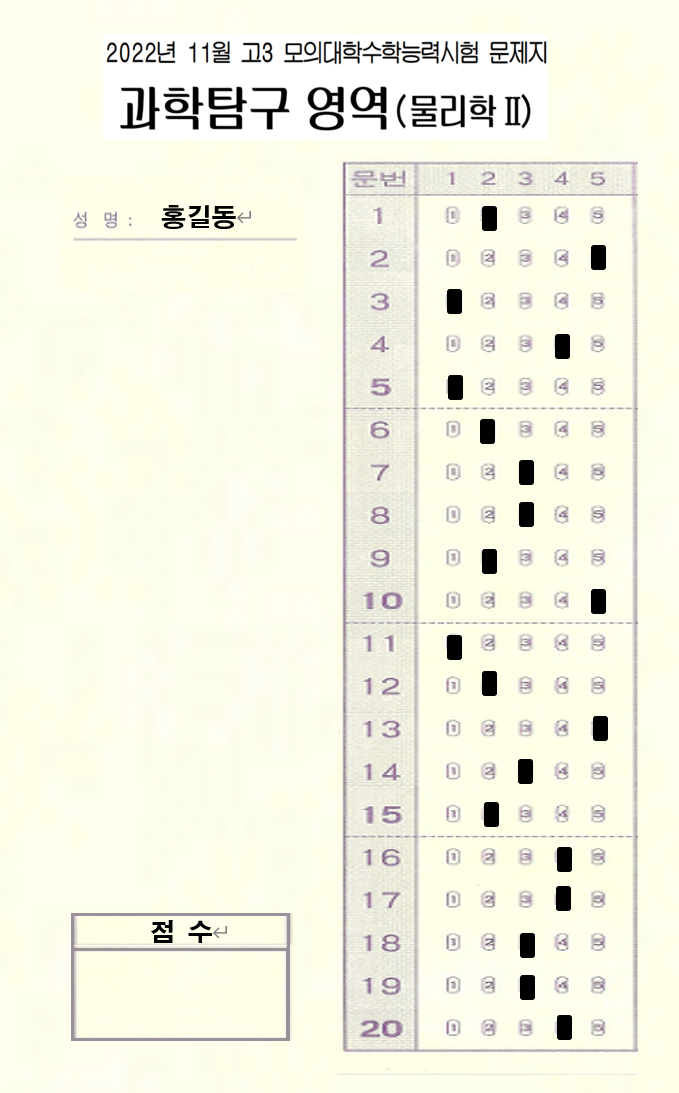
#> input picture omr.png, 679 x 1093 px
$ python main.py
#> lines starting #> are read from the running program, lines starting #| are printed output that depends on the picture; after the words box and inside, x2 and y2 are one past the last pixel; in counts of white or black regions, pixels touching at a corner belong together
### OCR_tesseract.py
import pytesseract
import cv2

def OCR_tesseract():
    config = ('-l kor+eng --oem 3 --psm 4')
    img = cv2.imread('./omr.png', cv2.IMREAD_GRAYSCALE)
#> img: shape (1093, 679); min 0, max 255, mean 241.5
    print('<Test Title>')

    #omr_testName_gray = cv2.imread('./omr.png', cv2.COLOR_BGR2GRAY)
    omr_testName_gray = img[0:160, 0:700]
    omr_testName_gray=cv2.resize(omr_testName_gray,dsize=(0,0),fx=2.5,fy=2.5,interpolation=cv2.INTER_AREA)
#> omr_testName_gray: shape (400, 1698)
    cv2.imshow("testName", omr_testName_gray)
    testName = pytesseract.image_to_string(omr_testName_gray, config=config)
    print(testName)
    print('<Name>')

    omr_name = img[180:250, 135:320]
    omr_name=cv2.resize(omr_name,dsize=(0,0),fx=2.5,fy=2.5,interpolation=cv2.INTER_AREA)
    cv2.imshow("Name", omr_name)
    name = pytesseract.image_to_string(omr_name, config=config)
    print(name)

    # cv2.waitKey()

### utils.py
import cv2
import numpy as np

## TO STACK ALL THE IMAGES IN ONE WINDOW
# [35 lines left out: function stackImages, not called in this run]


def reorder(myPoints):

    myPoints = myPoints.reshape((4, 2)) # REMOVE EXTRA BRACKET
    myPointsNew = np.zeros((4, 1, 2), np.int32) # NEW MATRIX WITH ARRANGED POINTS
    add = myPoints.sum(1)
    myPointsNew[0] = myPoints[np.argmin(add)]  #[0,0]
    myPointsNew[3] =myPoints[np.argmax(add)]   #[w,h]
    diff = np.diff(myPoints, axis=1)
    myPointsNew[1] =myPoints[np.argmin(diff)]  #[w,0]
    myPointsNew[2] = myPoints[np.argmax(diff)] #[h,0]

    return myPointsNew


def rectContour(contours):
    rectCon = []
    max_area = 0
    for i in contours:
        area = cv2.contourArea(i)
        if area > 50:
            peri = cv2.arcLength(i, True)
            approx = cv2.approxPolyDP(i, 0.02 * peri, True)
            if len(approx) == 4:
                rectCon.append(i)
    rectCon = sorted(rectCon, key=cv2.contourArea,reverse=True)
    #print(len(rectCon))
    return rectCon

def getCornerPoints(cont):
    peri = cv2.arcLength(cont, True) # LENGTH OF CONTOUR
    approx = cv2.approxPolyDP(cont, 0.02 * peri, True) # APPROXIMATE THE POLY TO GET CORNER POINTS
    return approx

def splitBoxes(img):
    rows = np.vsplit(img,20)
    boxes=[]
    for r in rows:
        cols= np.hsplit(r,5)
        for box in cols:
            boxes.append(box)
    return boxes

# [12 lines left out: function drawGrid, not called in this run]

def showAnswers(img,myIndex,grading,ans,questions=20,choices=5):
     secW = int(img.shape[1]/choices)
     secH = int(img.shape[0]/questions)

     for x in range(0,questions):
         myAns= myIndex[x]
         cX = (myAns * secW) + secW // 2
         cY = (x * secH) + secH // 2

         if grading[x]==1:
            myColor = (0,255,0)
            cv2.circle(img,(cX,cY),15,myColor,cv2.FILLED)
         else:
            myColor = (0,0,255)
            cv2.circle(img, (cX, cY), 15, myColor, cv2.FILLED)

            # CORRECT ANSWER
            myColor = (0, 255, 0)
            correctAns = ans[x]
            cv2.circle(img,((correctAns * secW)+secW//2, (x * secH)+secH//2), 15,myColor,cv2.FILLED)

def imgBlending(imgFinal, imgInvWarp, width, height):
    for x in range(0, width):
        for y in range(0, height):
            if any(imgInvWarp[x][y]):
                imgFinal[x][y] = imgInvWarp[x][y]
            else:
                continue
    return imgFinal

### main.py
import cv2
import numpy as np
import utils
from OCR_tesseract import OCR_tesseract

#--------------
# Setting
#--------------

# Start OCR_tesseract: print test title and name
OCR_tesseract()
#> (the call stopped at in OCR_tesseract, `testName = pytesseract.image_to_string(omr_testName_gray, config=config)`: pytesseract is not available in this run)

# load image
path="omr.png"

img=cv2.imread(path)
#> img is the input picture: shape (1093, 679, 3); mean B, G, R 227.2, 243.1, 243.7

# image setting
img=cv2.resize(img,dsize=(500,800),interpolation=cv2.INTER_AREA)
#> img: shape (800, 500, 3)
imgGray = cv2.cvtColor(img, cv2.COLOR_BGR2GRAY) # CONVERT IMAGE TO GRAY SCALE
imgBlur = cv2.GaussianBlur(imgGray, (3, 3), 1) # ADD GAUSSIAN BLUR
canny=cv2.Canny(imgGray,100,200)
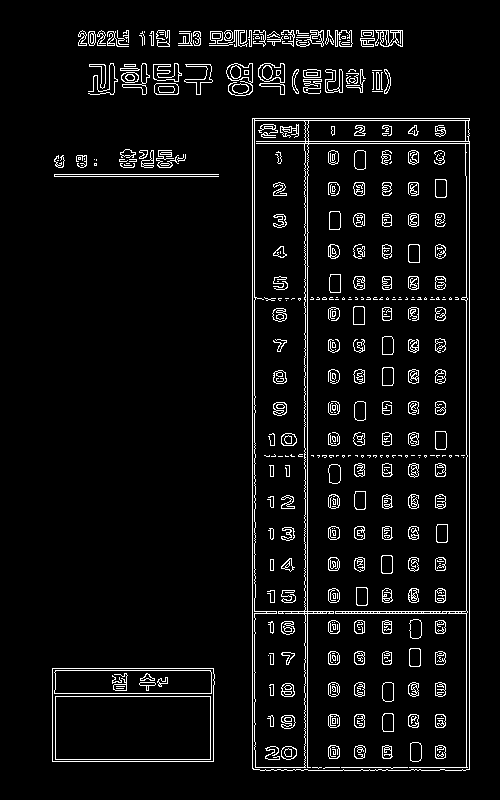
#> canny: shape (800, 500); 5.4% white in thin lines or dots, all inside (x1, y1, x2, y2) = (52, 30, 470, 771)
contourimg=img.copy()

widthImg1=500
heightImg1=800
widthImg2=500
heightImg2=800
h,w,c=img.shape
#> h = 800; w = 500; c = 3

# question number
questions=20

# choice number
choices=5

# answer list
ans= [0,1,1,4,1,0,0,1,1,2,1,4,3,3,1,1,1,1,2,1]


#--------------
# Find Contours
#--------------
contours,hier=cv2.findContours(canny,cv2.RETR_EXTERNAL,cv2.CHAIN_APPROX_NONE)
#> contours = 101 contours, 64 with area under 20; largest, box (x1, y1, x2, y2) and area: (252, 118, 470, 771) 141410, (52, 668, 215, 762) 14982, (258, 63, 285, 95) 491, (226, 63, 253, 96) 376, (375, 30, 403, 47) 274

cv2.drawContours(contourimg,contours,-1,(255,0,255),2)
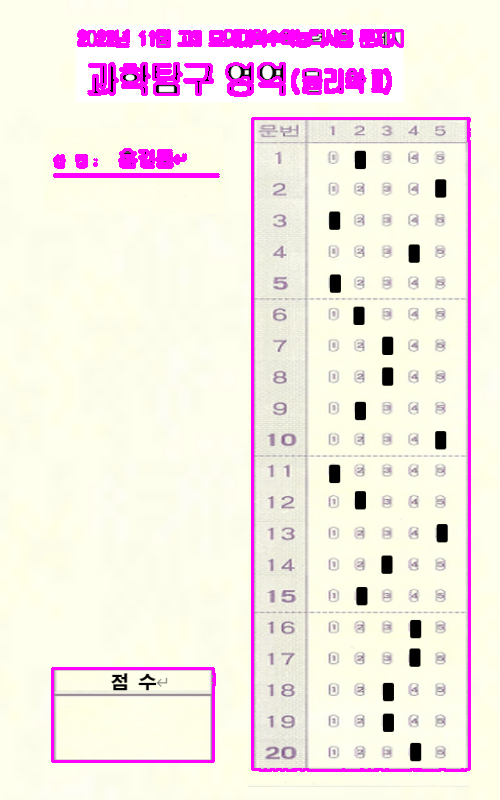
#> contourimg: shape (800, 500, 3); mean B, G, R 230.9, 234.6, 247.1

#------------------------------------------
# find rectangle (Marking box & Grade box)
#------------------------------------------
rectangle=utils.rectContour(contours)
#> the loop in rectContour, `for i in contours:` made 101 passes
#> (area, peri, approx) on passes 1, 24: (14982, 509.7, [[52, 668], [52, 761], [213, 761], [213, 668]]), (141409.5, 1754.5, [[252, 118], [252, 768], [469, 769], [469, 118]])
#> (area, peri) on passes 21, 23, 26, 27, 35, 37: (89.5, 74.73), (67, 59.46), (126, 44.97), (255.5, 65.9), (147.5, 47.56), (65, 58.63)
#> after the loop in rectContour, `for i in contours:`: rectCon = 2 contours; box (x1, y1, x2, y2) and area: (252, 118, 470, 771) 141410, (52, 668, 215, 762) 14982
#> rectangle has the same summary as rectCon in rectContour

# Marking box
biggestrect=utils.getCornerPoints(rectangle[0])
#> in getCornerPoints, `peri = cv2.arcLength(cont, True)`: peri = 1754.5
#> in getCornerPoints, `approx = cv2.approxPolyDP(cont, 0.02 * peri, True)`: approx = [[252, 118], [252, 768], [469, 769], [469, 118]]
#> biggestrect = [[252, 118], [252, 768], [469, 769], [469, 118]]

# Grade box
sndbiggestrect=utils.getCornerPoints(rectangle[1])
#> sndbiggestrect = [[52, 668], [52, 761], [213, 761], [213, 668]]

# if marking box and grade box exists
if biggestrect.size != 0 and sndbiggestrect.size != 0:

    biggestrect=utils.reorder(biggestrect)
#> in reorder, `myPoints = myPoints.reshape((4, 2))`: myPoints = [[252, 118], [252, 768], [469, 769], [469, 118]]
#> in reorder, `add = myPoints.sum(1)`: add = [370, 1020, 1238, 587]
#> in reorder, `diff = np.diff(myPoints, axis=1)`: diff = [-134, 516, 300, -351]
#> biggestrect = [[252, 118], [469, 118], [252, 768], [469, 769]]
    biggestrect[0][0][0] += 70
    biggestrect[2][0][0] += 70
    biggestrect[0][0][1] += 20
    biggestrect[1][0][1] += 20
    biggestrect[1][0][0] -= 20
    biggestrect[3][0][0] -= 20

    sndbiggestrect=utils.reorder(sndbiggestrect)
#> sndbiggestrect = [[52, 668], [213, 668], [52, 761], [213, 761]]

    # for marking box image process
    pt1=np.float32(biggestrect)
#> pt1 = [[322, 138], [449, 138], [322, 768], [449, 769]]
    pt2=np.float32([[0,0],[widthImg1,0],[0,heightImg1],[widthImg1,heightImg1]])
    matrix1=cv2.getPerspectiveTransform(pt1,pt2)
#> matrix1 = [[3.96, 5.97e-18, -1274.9], [0, 1.27, -175.9], [1.25e-05, 0, 1]]
    imWarpColored1=cv2.warpPerspective(img,matrix1,(widthImg1,heightImg1))

    # for grade box image process
    pt3=np.float32(sndbiggestrect)
#> pt3 = [[52, 668], [213, 668], [52, 761], [213, 761]]
    pt4=np.float32([[0,0],[widthImg2,0],[0,heightImg2],[widthImg2,heightImg2]])
    matrix2=cv2.getPerspectiveTransform(pt3,pt4)
#> matrix2 = [[3.11, 7.38e-18, -161.5], [4.27e-15, 8.6, -5746.2], [5.3e-18, 2.07e-34, 1]]
    imWarpColored2=cv2.warpPerspective(img,matrix2,(widthImg1,heightImg1))

    #---------------------------------------------------
    # Marking box
    # 1) find user answer
    # 2) check it correct by comparing correct answer
    # 3) display correct/wrong on the image
    #---------------------------------------------------
    imgWarpGray = cv2.cvtColor(imWarpColored1,cv2.COLOR_BGR2GRAY) # CONVERT TO GRAYSCALE
    imgThresh = cv2.threshold(imgWarpGray, 170, 255,cv2.THRESH_BINARY_INV )[1] # APPLY THRESHOLD AND INVERSE
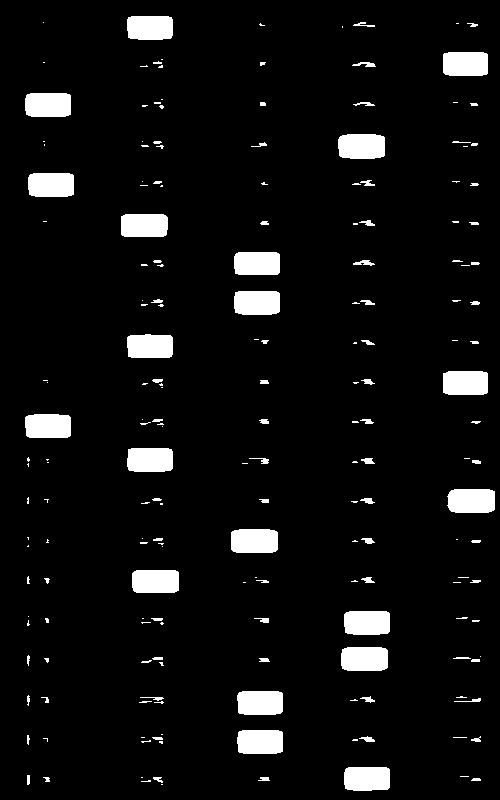
#> imgThresh: shape (800, 500); 6.1% white; 193 white regions (107 under 20 px), largest, box (x1, y1, x2, y2) and area: (338, 134, 385, 159) 1104, (231, 529, 278, 553) 1088, (447, 489, 495, 513) 1086

    boxes = utils.splitBoxes(imgThresh) # GET INDIVIDUAL BOXES
#> in splitBoxes, `rows = np.vsplit(img,20)`: rows = 20 items
#> the loop in splitBoxes, `for r in rows:` made 20 passes
#> after the loop in splitBoxes, `for r in rows:`: boxes = 100 items
#> boxes = 100 items

    countR=0
    countC=0
    myPixelVal = np.zeros((questions,choices)) # TO STORE THE NON ZERO VALUES OF EACH BOX
    for image in boxes:
        totalPixels = int(cv2.countNonZero(image))

        myPixelVal[countR][countC]= totalPixels
        countC += 1
        if (countC==choices):countC=0;countR +=1
#> this loop made 100 passes
#> totalPixels on passes 1 to 12: 1, 1057, 9, 52, 29, 2, 41, 18, 70, 1054, 1069, 40
#> after the loop, countC = 0; countR = 20; myPixelVal = 20 rows, first 6: [1, 1057, 9, 52, 29], [2, 41, 18, 70, 1054], [1069, 40, 23, 50, 26], [4, 52, 33, 1104, 49], [1067, 36, 12, 63, 31], [4, 1053, 29, 61, 38]


    # 1) find user answer
    myIndex=[]
    for x in range (0,questions):
        arr = myPixelVal[x]
        myIndexVal = np.where(arr == np.amax(arr))
        myIndex.append(myIndexVal[0][0])
#> this loop made 20 passes
#> (arr, myIndexVal) on passes 1 to 12: ([1, 1057, 9, 52, 29], ([1],)), ([2, 41, 18, 70, 1054], ([4],)), ([1069, 40, 23, 50, 26], ([0],)), ([4, 52, 33, 1104, 49], ([3],)), ([1067, 36, 12, 63, 31], ([0],)), ([4, 1053, 29, 61, 38], ([1],)), ([0, 48, 1034, 74, 52], ([2],)), ([0, 58, 1064, 57, 45], ([2],)), ([0, 1039, 27, 45, 28], ([1],)), ([6, 53, 33, 55, 1054], ([4],)), ([1058, 55, 39, 56, 21], ([0],)), ([21, 1062, 57, 68, 37], ([1],))
#> after the loop, myIndex = [1, 4, 0, 3, 0, 1, 2, 2, 1, 4, 0, 1, 4, 2, 1, 3, 3, 2, 2, 3]
    print("USER ANSWERS",myIndex)
#| USER ANSWERS [1, 4, 0, 3, 0, 1, 2, 2, 1, 4, 0, 1, 4, 2, 1, 3, 3, 2, 2, 3]

    # 2) check it correct by comparing correct answer
    grading=[]
    for x in range(0,questions):
        if ans[x] == myIndex[x]:
            grading.append(1)
        else:grading.append(0)
#> after the loop, grading = [0, 0, 0, 0, 0, 0, 0, 0, 1, 0, 0, 0, 0, 0, 1, 0, 0, 0, 1, 0]
    score = (sum(grading)/questions)*100 # FINAL GRADE
#> score = 15

    # 3) display correct/wrong on the image
    utils.showAnswers(imWarpColored1,myIndex,grading,ans) # DRAW DETECTED ANSWERS
#> the loop in showAnswers, `for x in range(0,questions):` made 20 passes
#> (myAns, cX) on passes 1 to 12: (1, 150), (4, 450), (0, 50), (3, 350), (0, 50), (1, 150), (2, 250), (2, 250), (1, 150), (4, 450), (0, 50), (1, 150)
#> after the loop in showAnswers, `for x in range(0,questions):`:
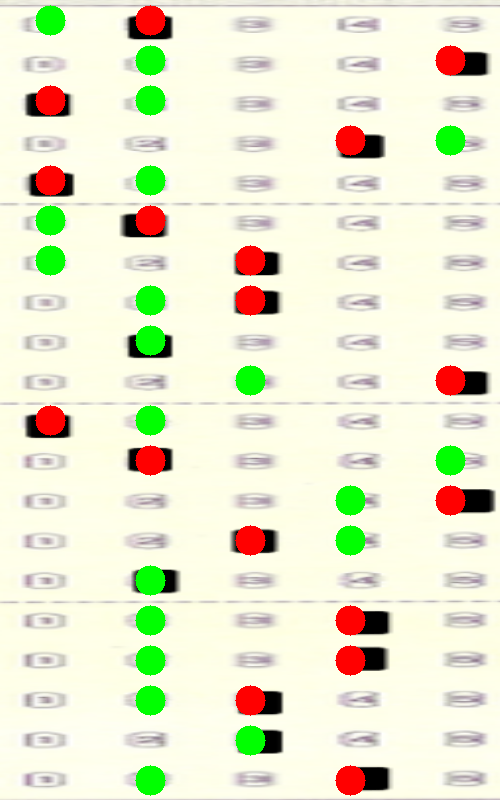
#> img: shape (800, 500, 3); mean B, G, R 208.5, 234.6, 233.7
    # utils.drawGrid(imWarpColored1) # DRAW GRID
    imgRawDrawings = np.zeros_like(imWarpColored1) # NEW BLANK IMAGE WITH WARP IMAGE SIZE
    utils.showAnswers(imgRawDrawings, myIndex, grading, ans) # DRAW ON NEW IMAGE
#> call 2 of showAnswers, with questions = 20, choices = 5
#> the loop in showAnswers (call 2), `for x in range(0,questions):` made 20 passes
#> after the loop in showAnswers (call 2), `for x in range(0,questions):`:
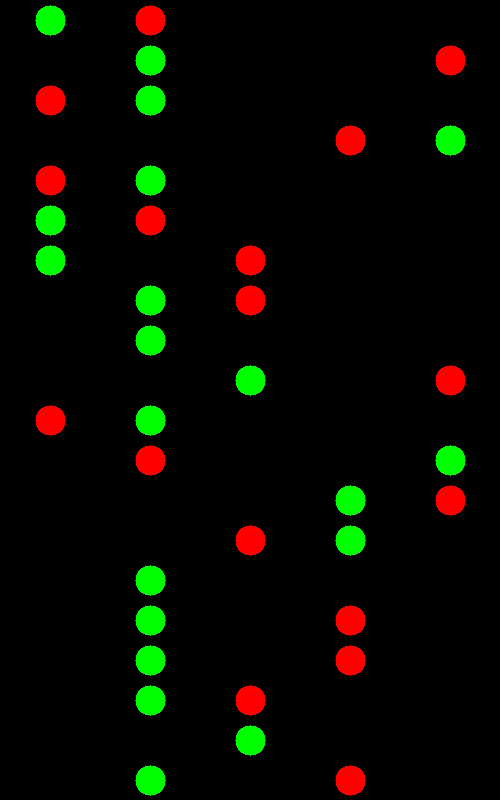
#> img: shape (800, 500, 3); mean B, G, R 0, 9, 7.7
    invMatrix = cv2.getPerspectiveTransform(pt2, pt1) # INVERSE TRANSFORMATION MATRIX
#> invMatrix = [[0.253, 0, 322], [-0.000437, 0.787, 138], [-3.17e-06, 0, 1]]
    imgInvWarp = cv2.warpPerspective(imgRawDrawings, invMatrix, (widthImg1, heightImg1)) # INV IMAGE WARP


# SHOW ANSWERS AND GRADE ON FINAL IMAGE
imgFinal = img.copy()
imgFinal = utils.imgBlending(imgFinal, imgInvWarp, 800, 500)
#> after the loop in imgBlending, `for x in range(0, width):`:
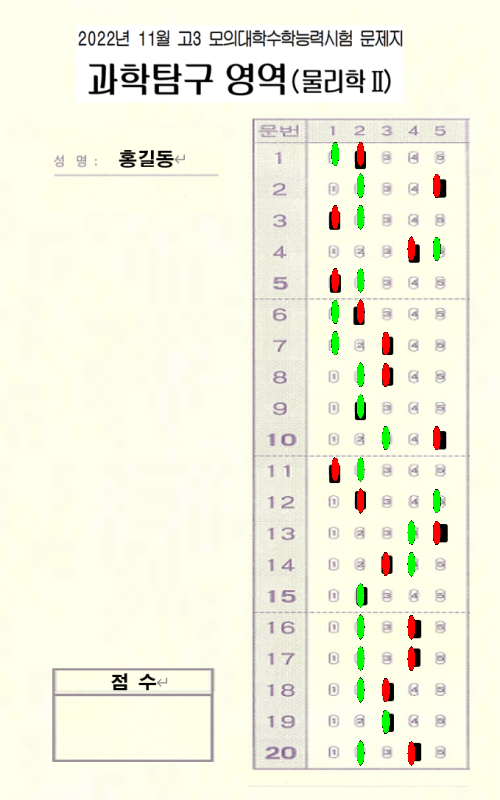
#> imgFinal: shape (800, 500, 3); mean B, G, R 225.3, 242.9, 243.2
cv2.putText(imgFinal,str(int(score))+"%",(100,740),cv2.FONT_HERSHEY_COMPLEX,1,(0,255,0),2) # ADD THE GRADE TO NEW IMAGE
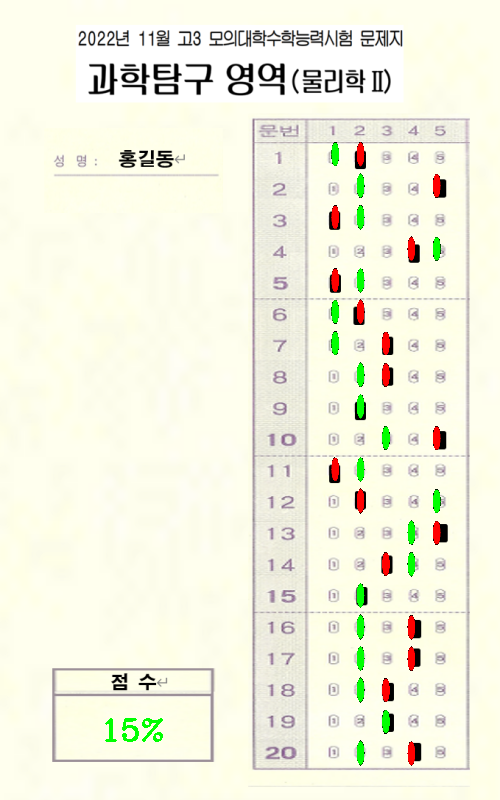
#> imgFinal: shape (800, 500, 3); 0.14% of pixels changed, all inside (x1, y1, x2, y2) = (105, 718, 163, 742)


cv2.imshow("original image", img)
cv2.imshow("omr image", imgFinal)
cv2.waitKey(0)
